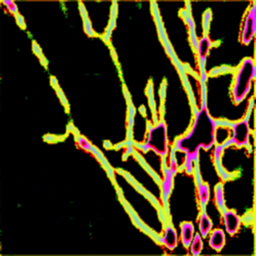
#> input picture branch_trace_6/gdg.png, 256 x 256 px
$ python branchtrace.py
#> lines starting #> are read from the running program, lines starting #| are printed output that depends on the picture; after the words box and inside, x2 and y2 are one past the last pixel; in counts of white or black regions, pixels touching at a corner belong together
import cv2
import numpy as np
from skimage.morphology import skeletonize
from skimage.util import invert
import matplotlib.pyplot as plt

# Load the image
image = cv2.imread('gdg.png', cv2.IMREAD_GRAYSCALE)
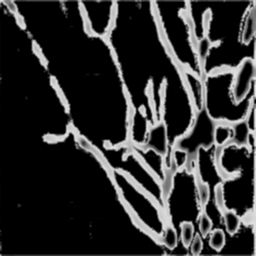
#> image: shape (256, 256); min 0, max 225, mean 46.4

# Step 1: Preprocess the Image
# Apply GaussianBlur to reduce noise
blurred = cv2.GaussianBlur(image, (5, 5), 0)
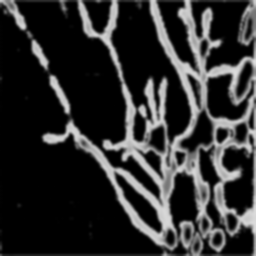
#> blurred: shape (256, 256); min 0, max 222, mean 46.3

# Step 2: Binary Thresholding
# Invert the image since the cells/branches are white
image_inverted = invert(blurred)
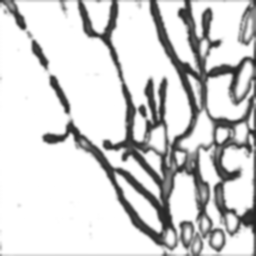
#> image_inverted: shape (256, 256); min 33, max 255, mean 208.7

# Use Otsu's thresholding on the inverted image
_, binary = cv2.threshold(image_inverted, 0, 255, cv2.THRESH_BINARY + cv2.THRESH_OTSU)
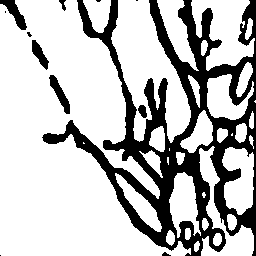
#> binary: shape (256, 256); 74.4% white; 12 black regions (5 under 20 px), largest, box (x1, y1, x2, y2) and area: (42, 0, 256, 256) 15778, (0, 0, 27, 30) 312, (49, 75, 70, 114) 302

# Step 3: Skeletonization
# Perform skeletonization
skeleton = skeletonize(binary // 255)
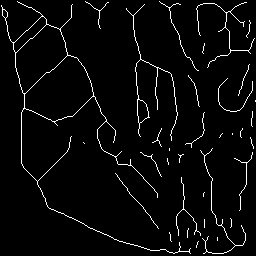
#> skeleton: shape (256, 256) bool; 3.6% white in thin lines or dots

# Convert skeleton to uint8 format for OpenCV
skeleton = (skeleton * 255).astype(np.uint8)
#> skeleton: shape (256, 256); 3.6% white in thin lines or dots

# Step 4: Detect and Trace the Skeleton
# Find contours of the skeleton
contours, _ = cv2.findContours(skeleton, cv2.RETR_TREE, cv2.CHAIN_APPROX_SIMPLE)
#> contours = 39 contours, 32 with area under 20; largest, box (x1, y1, x2, y2) and area: (1, 1, 191, 254) 5385, (24, 55, 94, 122) 2873, (15, 24, 68, 94) 2082, (13, 16, 47, 53) 382, (126, 4, 178, 141) 196, (137, 99, 149, 124) 192, (2, 9, 8, 19) 34

# Create an output image to draw the contours
output_image = cv2.cvtColor(image, cv2.COLOR_GRAY2BGR)

# Draw contours (branches) on the output image
cv2.drawContours(output_image, contours, -1, (0, 255, 0), 1)
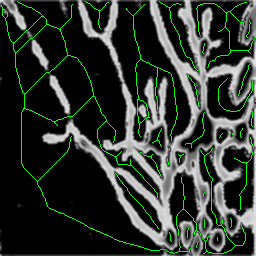
#> output_image: shape (256, 256, 3); mean B, G, R 46.3, 55.4, 46.3

# Display the results
plt.figure(figsize=(10, 10))
plt.subplot(1, 3, 1)
plt.title('Original Image')
plt.imshow(image, cmap='gray')
plt.subplot(1, 3, 2)
plt.title('Skeleton')
plt.imshow(skeleton, cmap='gray')
plt.subplot(1, 3, 3)
plt.title('Traced Branches')
plt.imshow(output_image)
plt.show()
